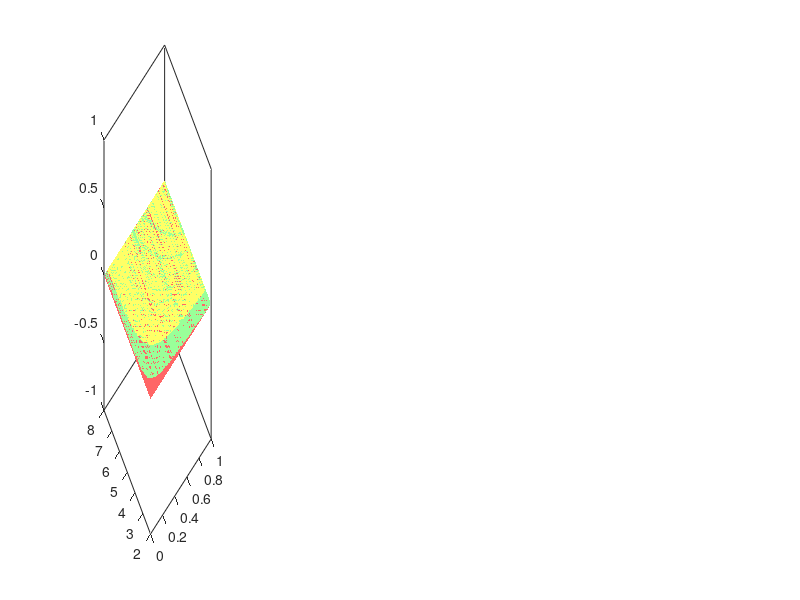

The MATLAB script that drew this image: (Note: this script raises an error after producing the figure.)
clc 
close all
clear all
tic;

load('amax_sigma_hopt_epsilon_bmax1_theta5.mat');


epsilon=[0.02, 0.03, 0.04, 0.05];
h_opt=[0.25, 0.5, 0.75, 1];
amax_end=1;
sigma_end=8;

amax=0:0.01:amax_end;
sigma=2:0.02:sigma_end;

m1=length(amax);
m2=length(sigma);

% Crear la figura
figure(1)

% Define la matriz de colores
color_map_pastel = [255, 102, 102;   % Rojo para 0
                    102, 178, 255;   % Azul para 1
                    153, 255, 153;   % Verde para 2
                    255, 255, 102];  % Amarillo para 3

color_map_pastel = color_map_pastel / 255; % Normalizar los valores a [0, 1]

% Asigna la paleta de colores personalizada
colormap(color_map_pastel);

contourLevels = [0, 1, 2, 3]; % Para tus datos discretos de 0 a 3

%Crear la cuadrícula de datos
[X, Y] = meshgrid(amax, sigma);


for p1=1:length(h_opt)
subplot(1,length(h_opt),p1)
% Crear y mostrar los contornos para cada valor en b
for p2 = 1:length(epsilon)
    [~, h] = contourf(X, Y, R{p1,p2}, contourLevels, 'LineStyle', 'none');
    view(3)
    colormap(color_map_pastel); % Utiliza color_map_pastel
    h.ContourZLevel = epsilon(p2);
    xlabel({'$a_{max}$'}, 'Interpreter', 'latex', 'FontSize', 20);
    ylabel({'$\sigma$'}, 'Interpreter', 'latex', 'FontSize', 20);
    zlabel({'$\epsilon$'},'Interpreter','latex','FontSize', 20);
    set(gca, 'TickLabelInterpreter', 'latex', 'Fontsize', 18);
    xlim([0, 1]); % Establece los límites en el eje x
    ylim([2, 8]); % Establece los límites en el eje y
    xticks([0, 0.5, 1]);
    yticks([2, 4, 6, 8]);
    zticks([0.02, 0.03, 0.04, 0.05]);
    hold on; % Mantener el gráfico actual para superponer los siguientes contornos
end
end

view(60,15)
